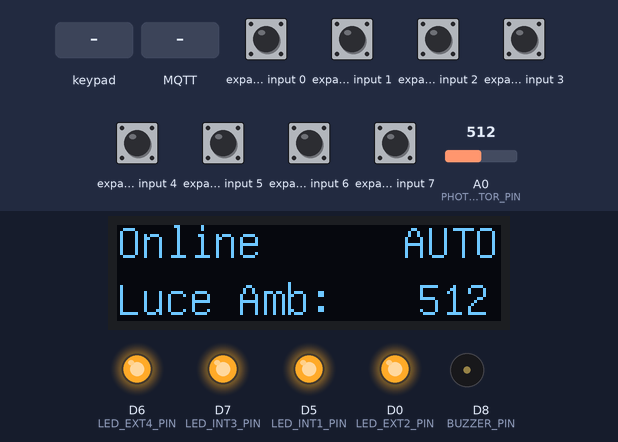
A program run on a simulated ESP8266 (Wemos D1 mini). Shown: 128×32 one-colour display, output pins drawn as LEDs (lit = HIGH), buzzer (waves = sounding, pin HIGH). Wiring (inferred from the names in the program): PCF8574 port expander at I2C address 0x20. The inputs (shaded band) are chosen by the test bench; at power-on: expander input 0–7 HIGH, A0 (PHOTORESISTOR_PIN) = 512. WiFi joins after 1.5 s; servers stay silent unless stated; random numbers use the default seed unless the program sets one; no MQTT or app messages arrive unless stated.

Above: at 2.8 s.
2.9 s: keypad keys 0 1 2 3 # pressed 0.4 s apart
At 5.0 s:
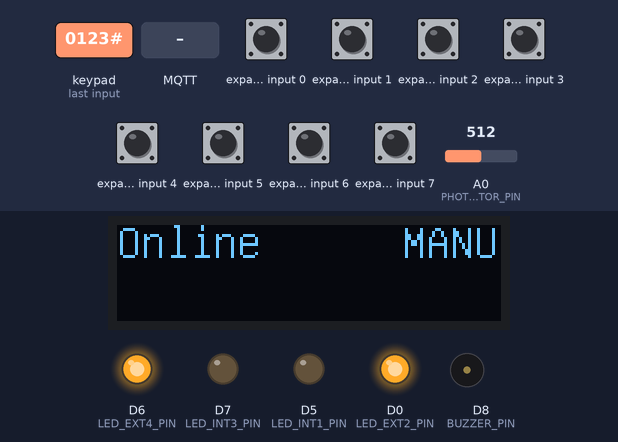
6.4 s: key '1' pressed
At 7.1 s:
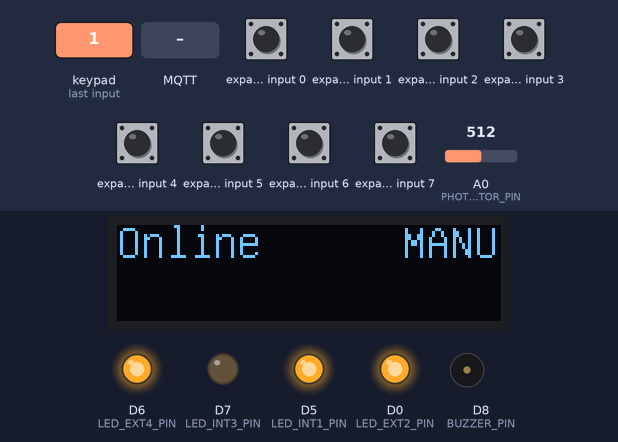
7.9 s: MQTT message "1" arrives on the second subscribed topic
At 8.7 s:
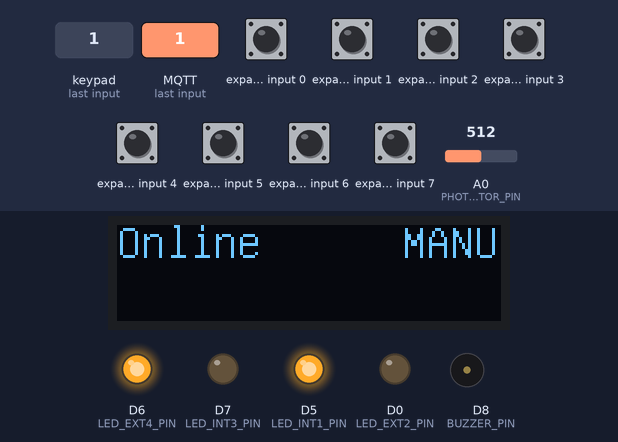
9.4 s: key '2' pressed
At 9.8 s:
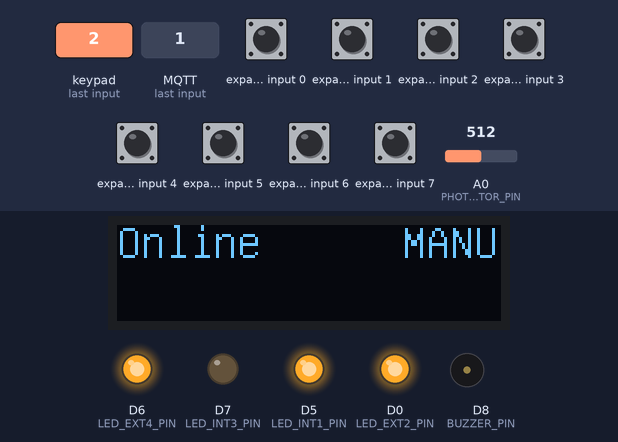
10.9 s: keypad keys 0 1 2 3 pressed 0.4 s apart
At 12.9 s:
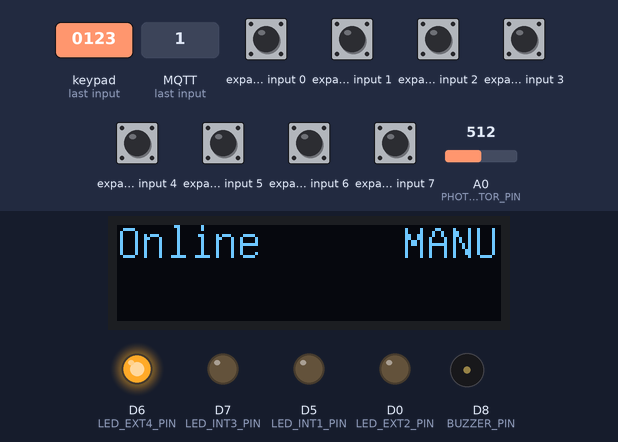
14.0 s: key '3' pressed
At 14.3 s:
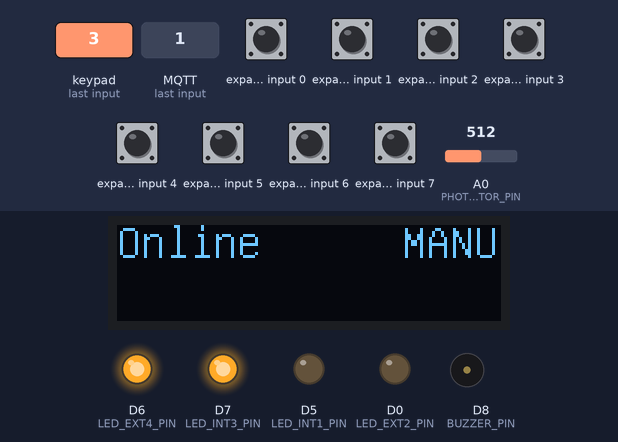
Timing chart, 0 to 16.5 s (numbered marks = the images above; inputs shaded):
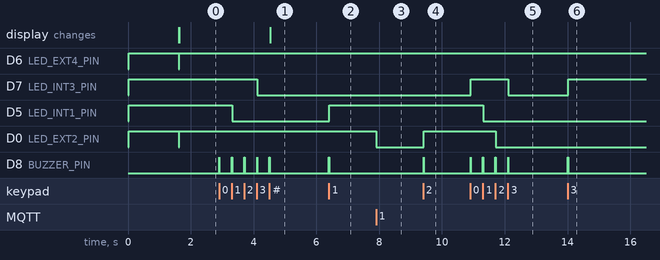

Measured:
- after the input at 2.9 s, D7 (LED_INT3_PIN): HIGH → LOW after 1.2 s; D5 (LED_INT1_PIN): HIGH → LOW after 0.42 s; D8 (BUZZER_PIN): alternates HIGH for 0.01 s and LOW for 0.39 s, 10 changes in all, then stays LOW, starting at once; the display: changes after 1.6 s (image 1)
- after the input at 6.4 s, D5 (LED_INT1_PIN): LOW → HIGH at once; D8 (BUZZER_PIN): LOW → HIGH at once, → LOW 0.01 s later
- after the input at 7.9 s, D0 (LED_EXT2_PIN): HIGH → LOW at once
- after the input at 9.4 s, D0 (LED_EXT2_PIN): LOW → HIGH at once; D8 (BUZZER_PIN): LOW → HIGH at once, → LOW 0.01 s later
- after the input at 10.9 s, D7 (LED_INT3_PIN): LOW → HIGH at once, → LOW 1.2 s later; D5 (LED_INT1_PIN): HIGH → LOW after 0.42 s; D0 (LED_EXT2_PIN): HIGH → LOW after 0.81 s; D8 (BUZZER_PIN): alternates HIGH for 0.01 s and LOW for 0.38 s, 8 changes in all, then stays LOW, starting at once
- after the input at 14.0 s, D7 (LED_INT3_PIN): LOW → HIGH at once; D8 (BUZZER_PIN): LOW → HIGH at once, → LOW 0.01 s later

The program:

main.cpp
```cpp
/*
 Name:		ArduinoCasaDomotica
 Created:	5/26/2021 00:47:50 AM
 Author:	Daniele Viti
*/

#include <Arduino.h>
#include <ESP8266WiFi.h>
#include <PubSubClient.h>
#include <Wire.h>
#include <SPI.h>
#include <Adafruit_BMP280.h>
#include <Countimer.h>
#include <U8g2lib.h>
#include <Key.h>
#include <Keypad.h>
#include <Keypad_I2C.h>

#define LED_INT1_PIN D5
#define LED_INT3_PIN D7
#define LED_EXT2_PIN D0
#define LED_EXT4_PIN D6
#define PHOTORESISTOR_PIN A0
#define BUZZER_PIN D8

#define DEBUGLN(A) Serial.println(A);
#define DEBUG(A) Serial.print(A);
#define DEBUG_ENABLED 0

#define MSG_BUFFER_SIZE (50)

#define I2CADDR 0x20 // Set the Address of the PCF8574

Countimer tDisplay;
Countimer tReadings;
Countimer tMqttUpdater;

U8G2_SSD1306_128X32_UNIVISION_F_HW_I2C u8g2(U8G2_R0, /* reset=*/U8X8_PIN_NONE, /* clock=*/SCL, /* data=*/SDA); // pin remapping with ESP8266 HW I2C

String displayTopLeft = "";
String displayTopRight = "";
String displayBottomLeft = "";
String displayBottomRight = "";

char lastSelectedOption = '*';

uint8_t led1LastState;
uint8_t led2LastState;
uint8_t led3LastState;
uint8_t led4LastState;

WiFiClient espClient;
PubSubClient client(espClient);

unsigned long lastMsg = 0;
char msg[MSG_BUFFER_SIZE];
long int value = 0;

int lightLimit = 1;
int ambLight = 0;

bool configActive = false;

int photoReadingState = 0;
double photoReadingAvg = 0;
int photoReadings[9];

const char *ssid = "WiFi-IoT";
const char *password = "M03qE8fQkmtOvslbkjexRHR0";
const char *mqtt_server = "192.168.10.103";

// Input - Output
const char *mqttInOutLed1 = "casa/led1";
const char *mqttInOutLed2 = "casa/led2";
const char *mqttInOutLed3 = "casa/led3";
const char *mqttInOutLed4 = "casa/led4";
const char *mqttInOutLightLimit = "casa/lightlimit";

// Output
const char *mqttOutMqttUpdater = "casa/earthquake";

const byte ROWS = 4; //four rows
const byte COLS = 3; //three columns
char keys[ROWS][COLS] = {
    {'1', '2', '3'},
    {'4', '5', '6'},
    {'7', '8', '9'},
    {'*', '0', '#'}};
byte rowPins[ROWS] = {0, 1, 2, 3}; //connect to the row pinouts of the keypad
byte colPins[COLS] = {4, 5, 6};    //connect to the column pinouts of the keypad
Keypad_I2C keypad(makeKeymap(keys), rowPins, colPins, ROWS, COLS, I2CADDR, PCF8574);

/* #region Helpers */
void debugLog(String s = "", bool newLine = true)
{
  if (DEBUG_ENABLED == 1)
  {
    if (newLine)
    {
      DEBUGLN(s);
    }
    else
    {
      DEBUG(s);
    }
  }
}

int digitalCommonAnodeRead(uint8_t pin)
{
  int value = digitalRead(pin);
  if (value == LOW)
  {
    return HIGH;
  }
  else
  {
    return LOW;
  }
}

void digitalCommonAnodeWrite(uint8_t pin, uint8_t value)
{
  digitalWrite(pin, (value == HIGH ? LOW : HIGH));
}

void drawDisplay(char *topLeft, char *topRight, char *bottomLeft, char *bottomRight)
{
  // graphic commands to redraw the complete screen should be placed here
  u8g2.setFont(u8g_font_unifont);
  //u8g2.setFont(u8g_font_osb21);
  u8g2.drawStr(0, 11, topLeft);
  u8g2.drawStr(95, 11, topRight);
  u8g2.drawStr(0, 30, bottomLeft);
  u8g2.drawStr(100, 30, bottomRight);
}

void setup_wifi()
{
  displayTopLeft = "Avvio...";
  tDisplay.run();

  delay(10);
  // We start by connecting to a WiFi network
  debugLog();
  debugLog("Connecting to ", false);
  debugLog(String(ssid));

  WiFi.mode(WIFI_STA);
  WiFi.begin(ssid, password);

  while (WiFi.status() != WL_CONNECTED)
  {
    delay(500);
    debugLog(".", false);
  }

  randomSeed(micros());

  debugLog();
  debugLog("WiFi connected");
  debugLog("IP address: ");
  debugLog(WiFi.localIP().toString());
}

void sendMqttValue(const char *mqttTopic, char *val)
{
  //debugLog(String(val));
  client.publish(mqttTopic, val);
}
void sendMqttValue(const char *mqttTopic, float val)
{
  snprintf(msg, MSG_BUFFER_SIZE, "%.2f", val);
  sendMqttValue(mqttTopic, msg);
}
void sendMqttValue(const char *mqttTopic, double val)
{
  snprintf(msg, MSG_BUFFER_SIZE, "%.2f", val);
  sendMqttValue(mqttTopic, msg);
}
void sendMqttValue(const char *mqttTopic, int val)
{
  snprintf(msg, MSG_BUFFER_SIZE, "%d", val);
  sendMqttValue(mqttTopic, msg);
}
void sendMqttValue(const char *mqttTopic, String val)
{
  memset(msg, 0, sizeof msg);
  val.toCharArray(msg, 50);
  sendMqttValue(mqttTopic, msg);
}
/* #endregion */

/* #region Business Logic */
void mqttLogicIn(String mqttTopic, String value)
{
  int iValue = value.toInt();
  uint8_t ledState = iValue > 0 ? HIGH : LOW;
  // Garage
  if (mqttTopic == String(mqttInOutLed1))
  {
    led1LastState = ledState;
    digitalCommonAnodeWrite(LED_INT1_PIN, ledState);
  }
  // Serranda
  if (mqttTopic == String(mqttInOutLed2))
  {
    led2LastState = ledState;
    digitalCommonAnodeWrite(LED_EXT2_PIN, ledState);
  }
  if (mqttTopic == String(mqttInOutLed3))
  {
    led3LastState = ledState;
    digitalCommonAnodeWrite(LED_INT3_PIN, ledState);
  }
  if (mqttTopic == String(mqttInOutLed4))
  {
    led4LastState = ledState;
    digitalCommonAnodeWrite(LED_EXT4_PIN, ledState);
  }
  if (mqttTopic == String(mqttInOutLightLimit))
  {
    lightLimit = value.toInt();
  }
}

void updateCrepuscolareLedMqtt()
{
  sendMqttValue(mqttInOutLed2, led2LastState);
  sendMqttValue(mqttInOutLed4, led4LastState);
}

void displayReadings()
{
}

void callback(char *topic, byte *payload, unsigned int length)
{
  debugLog("Message arrived [", false);
  debugLog(topic, false);
  debugLog("] ", false);

  char cPayload[length];

  for (uint i = 0; i < length; i++)
  {
    debugLog(String(payload[i]), false);
    cPayload[i] = (char)payload[i];
  }
  debugLog();

  String sTopic = String(topic);

  String sPayload = String(cPayload);

  mqttLogicIn(String(topic), sPayload);
}

void reconnect()
{
  // Loop until we're reconnected
  while (!client.connected())
  {
    debugLog("Attempting MQTT connection...", false);
    // Create a random client ID
    String clientId = "ESP8266Casa-";
    clientId += String(random(0xffff), HEX);
    // Attempt to connect
    if (client.connect(clientId.c_str(), "Casa", ""))
    {
      debugLog("connected");
      // ... and resubscribe
      client.subscribe(mqttInOutLed1);
      client.subscribe(mqttInOutLed2);
      client.subscribe(mqttInOutLed3);
      client.subscribe(mqttInOutLed4);
      client.subscribe(mqttInOutLightLimit);
      updateCrepuscolareLedMqtt();
      sendMqttValue(mqttInOutLightLimit, lightLimit);
    }
    else
    {
      debugLog("failed, rc=", false);
      debugLog(String(client.state()), false);
      debugLog(" try again in 5 seconds");
      // Wait 5 seconds before retrying
      delay(1000);
    }
  }
}
/* #endregion */

/* #region Timers */
void tDisplayComplete()
{
}
void tDisplayInterval()
{
  char displayTopLeftBuf[50];
  char displayTopRightBuf[50];
  char displayBottomLeftBuf[50];
  char displayBottomRightBuf[50];

  memset(displayTopLeftBuf, 0, sizeof displayTopLeftBuf);
  memset(displayTopRightBuf, 0, sizeof displayTopRightBuf);
  memset(displayBottomLeftBuf, 0, sizeof displayBottomLeftBuf);
  memset(displayBottomRightBuf, 0, sizeof displayBottomRightBuf);

  displayTopLeft.toCharArray(displayTopLeftBuf, 50);
  displayTopRight.toCharArray(displayTopRightBuf, 50);
  displayBottomLeft.toCharArray(displayBottomLeftBuf, 50);
  displayBottomRight.toCharArray(displayBottomRightBuf, 50);

  u8g2.firstPage();
  do
  {
    drawDisplay(displayTopLeftBuf, displayTopRightBuf, displayBottomLeftBuf, displayBottomRightBuf);
  } while (u8g2.nextPage());
}

void tReadingsComplete() {}
void tReadingsInterval()
{
  ambLight = analogRead(PHOTORESISTOR_PIN);
}

void tMqttUpdaterComplete() {}
void tMqttUpdateInterval()
{
  updateCrepuscolareLedMqtt();
}
/* #endregion */

void setup()
{
  Serial.begin(115200);
  debugLog("Starting Pin Extender");
  Wire.begin();                   // Call the connection Wire
  keypad.begin(makeKeymap(keys)); // Call the connection

  debugLog("Starting Display");
  u8g2.begin();

  debugLog("Starting Timers");
  tDisplay.setCounter(24, 0, 0, tDisplay.COUNT_DOWN, tDisplayComplete);
  tDisplay.setInterval(tDisplayInterval, 1);
  tDisplay.start();

  tReadings.setCounter(24, 0, 0, tReadings.COUNT_DOWN, tReadingsComplete);
  tReadings.setInterval(tReadingsInterval, 1000);
  tReadings.start();

  tMqttUpdater.setCounter(24, 0, 0, tMqttUpdater.COUNT_DOWN, tMqttUpdaterComplete);
  tMqttUpdater.setInterval(tMqttUpdateInterval, 1000);
  tMqttUpdater.start();

  debugLog("Setup Pinout");
  pinMode(LED_INT1_PIN, OUTPUT);
  pinMode(LED_EXT2_PIN, OUTPUT);
  pinMode(LED_INT3_PIN, OUTPUT);
  pinMode(LED_EXT4_PIN, OUTPUT);
  pinMode(BUZZER_PIN, OUTPUT);
  pinMode(PHOTORESISTOR_PIN, INPUT);

  digitalCommonAnodeWrite(LED_INT1_PIN, LOW);
  digitalCommonAnodeWrite(LED_INT3_PIN, LOW);
  digitalCommonAnodeWrite(LED_EXT2_PIN, LOW);
  digitalCommonAnodeWrite(LED_EXT4_PIN, LOW);

  led1LastState = LOW;
  led2LastState = LOW;
  led3LastState = LOW;
  led4LastState = LOW;

  debugLog("Setup MQTT");
  setup_wifi();
  client.setServer(mqtt_server, 1883);
  client.setCallback(callback);

  if (client.connect("casa"))
  {
    client.subscribe(mqttInOutLed1);
    client.subscribe(mqttInOutLed2);
    client.subscribe(mqttInOutLed3);
    client.subscribe(mqttInOutLed4);
    client.subscribe(mqttInOutLightLimit);
    updateCrepuscolareLedMqtt();
    sendMqttValue(mqttInOutLightLimit, lightLimit);
  }
}

void loop()
{
  char key = keypad.getKey();
  if (key)
  {
    if (lastSelectedOption == '*' && key == '*' && configActive == false)
    {
      displayTopRight = "CONF";
      configActive = true;
      displayBottomLeft = "Soglia:";
      displayBottomRight = "";
    }

    if (key == '*' || key == '#')
    {
      lastSelectedOption = key;
    }

    digitalWrite(BUZZER_PIN, HIGH);
    delay(10);
    digitalWrite(BUZZER_PIN, LOW);
    debugLog("Selected Option: " + String(key));
  }

  if (configActive)
  {
    if (key != '*' && key != '#')
    {
      displayBottomRight += String(key);
    }

    if (key == '#')
    {
      // Salvo
      int newLimit = displayBottomRight.toInt();
      if (newLimit != 0)
      {
        lightLimit = newLimit;

        if (newLimit >= 50)
        {
          lightLimit = 50;
        }
      }

      sendMqttValue(mqttInOutLightLimit, lightLimit);
      configActive = false;
      lastSelectedOption = '*'; // torno all'automatico
    }
  }
  else
  {
    switch (key)
    {
    case '1':
      if (led1LastState == HIGH)
      {
        led1LastState = LOW;
        digitalCommonAnodeWrite(LED_INT1_PIN, led1LastState);
        updateCrepuscolareLedMqtt();
      }
      else
      {
        led1LastState = HIGH;
        digitalCommonAnodeWrite(LED_INT1_PIN, led1LastState);
        updateCrepuscolareLedMqtt();
      }
      break;
    case '2':
      if (led2LastState == HIGH)
      {
        led2LastState = LOW;
        digitalCommonAnodeWrite(LED_EXT2_PIN, led2LastState);
        updateCrepuscolareLedMqtt();
      }
      else
      {
        led2LastState = HIGH;
        digitalCommonAnodeWrite(LED_EXT2_PIN, led2LastState);
        updateCrepuscolareLedMqtt();
      }
      break;
    case '3':
      if (led3LastState == HIGH)
      {
        led3LastState = LOW;
        digitalCommonAnodeWrite(LED_INT3_PIN, led3LastState);
        updateCrepuscolareLedMqtt();
      }
      else
      {
        led3LastState = HIGH;
        digitalCommonAnodeWrite(LED_INT3_PIN, led3LastState);
        updateCrepuscolareLedMqtt();
      }
      break;
    case '4':
      if (led4LastState == HIGH)
      {
        led4LastState = LOW;
        digitalCommonAnodeWrite(LED_EXT4_PIN, led4LastState);
        updateCrepuscolareLedMqtt();
      }
      else
      {
        led4LastState = HIGH;
        digitalCommonAnodeWrite(LED_EXT4_PIN, led4LastState);
        updateCrepuscolareLedMqtt();
      }
      break;
    case '0':
      led1LastState = LOW;
      led2LastState = LOW;
      led3LastState = LOW;
      led4LastState = LOW;
      digitalCommonAnodeWrite(LED_INT1_PIN, led1LastState);
      digitalCommonAnodeWrite(LED_EXT2_PIN, led2LastState);
      digitalCommonAnodeWrite(LED_INT3_PIN, led3LastState);
      digitalCommonAnodeWrite(LED_EXT4_PIN, led4LastState);
      updateCrepuscolareLedMqtt();
      break;
    default:
      break;
    }

    // Light modes controlled by keypad
    // It starts with photoresistors!
    switch (lastSelectedOption)
    {
    case '*': // automatic external light on/off based on photoresistors value
      displayTopRight = "AUTO";
      displayBottomLeft = "Luce Amb:";
      displayBottomRight = String(ambLight);
      if (ambLight <= lightLimit)
      {
        led2LastState = HIGH;
        led4LastState = HIGH;
        digitalCommonAnodeWrite(LED_EXT2_PIN, led2LastState);
        digitalCommonAnodeWrite(LED_EXT4_PIN, led4LastState);
      }
      else
      {
        led2LastState = LOW;
        led4LastState = LOW;
        digitalCommonAnodeWrite(LED_EXT2_PIN, led2LastState);
        digitalCommonAnodeWrite(LED_EXT4_PIN, led4LastState);
      }
      tMqttUpdater.run();
      break;
    case '#': // disabled automatic external light and enable mqtt control
      displayTopRight = "MANU";
      displayBottomRight = "";
      displayBottomLeft = "";
      digitalCommonAnodeWrite(LED_INT1_PIN, led1LastState);
      digitalCommonAnodeWrite(LED_EXT2_PIN, led2LastState);
      digitalCommonAnodeWrite(LED_INT3_PIN, led3LastState);
      digitalCommonAnodeWrite(LED_EXT4_PIN, led4LastState);
      //tReadings.stop();
      tMqttUpdater.run();
      break;
    default:
      tMqttUpdater.stop();
      break;
    }
  }

  if (!client.connected())
  {
    tReadings.stop();
    tMqttUpdater.stop();
    displayTopLeft = "Offline";
    displayBottomRight = "";
    displayBottomLeft = "";

    reconnect();
  }
  else
  {
    tReadings.start();
    // Input - Output

    // Display
    displayTopLeft = "Online";
    displayReadings();
  }
  client.loop();

  tDisplay.run();
  tReadings.run();
  tMqttUpdater.run();
}
```
